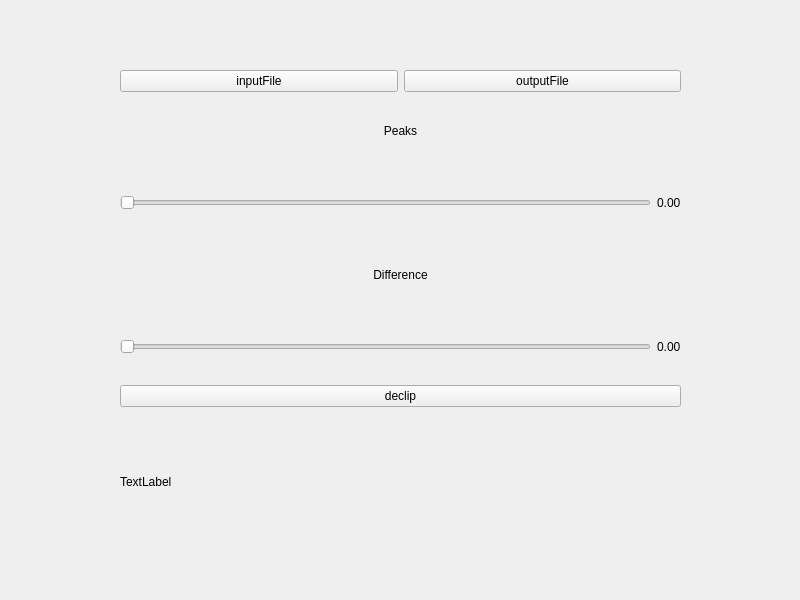
<?xml version="1.0" encoding="UTF-8"?>
<ui version="4.0">
 <class>Grignetta</class>
 <widget class="QWidget" name="Grignetta">
  <property name="geometry">
   <rect>
    <x>0</x>
    <y>0</y>
    <width>800</width>
    <height>600</height>
   </rect>
  </property>
  <property name="windowTitle">
   <string>Grignetta</string>
  </property>
  <widget class="QWidget" name="layoutWidget">
   <property name="geometry">
    <rect>
     <x>120</x>
     <y>70</y>
     <width>561</width>
     <height>481</height>
    </rect>
   </property>
   <layout class="QVBoxLayout" name="verticalLayout_3">
    <item>
     <layout class="QHBoxLayout" name="horizontalLayout">
      <item>
       <widget class="QPushButton" name="inputButton">
        <property name="text">
         <string>inputFile</string>
        </property>
       </widget>
      </item>
      <item>
       <widget class="QPushButton" name="outputButton">
        <property name="text">
         <string>outputFile</string>
        </property>
       </widget>
      </item>
     </layout>
    </item>
    <item>
     <layout class="QVBoxLayout" name="verticalLayout_2">
      <item>
       <widget class="QLabel" name="peak_name">
        <property name="text">
         <string>Peaks</string>
        </property>
        <property name="alignment">
         <set>Qt::AlignCenter</set>
        </property>
       </widget>
      </item>
      <item>
       <layout class="QHBoxLayout" name="horizontalLayout_2">
        <item>
         <widget class="QSlider" name="peakSlider">
          <property name="font">
           <font>
            <pointsize>2</pointsize>
           </font>
          </property>
          <property name="orientation">
           <enum>Qt::Horizontal</enum>
          </property>
         </widget>
        </item>
        <item>
         <widget class="QLabel" name="peakValue">
          <property name="text">
           <string>0.00</string>
          </property>
         </widget>
        </item>
       </layout>
      </item>
     </layout>
    </item>
    <item>
     <layout class="QVBoxLayout" name="verticalLayout">
      <item>
       <widget class="QLabel" name="diff_name">
        <property name="text">
         <string>Difference</string>
        </property>
        <property name="alignment">
         <set>Qt::AlignCenter</set>
        </property>
       </widget>
      </item>
      <item>
       <layout class="QHBoxLayout" name="horizontalLayout_3">
        <item>
         <widget class="QSlider" name="diffSlider">
          <property name="orientation">
           <enum>Qt::Horizontal</enum>
          </property>
         </widget>
        </item>
        <item>
         <widget class="QLabel" name="diffValue">
          <property name="text">
           <string>0.00</string>
          </property>
         </widget>
        </item>
       </layout>
      </item>
     </layout>
    </item>
    <item>
     <layout class="QHBoxLayout" name="horizontalLayout_4">
      <item>
       <widget class="QPushButton" name="declipButton">
        <property name="text">
         <string>declip</string>
        </property>
       </widget>
      </item>
     </layout>
    </item>
    <item>
     <widget class="QLabel" name="infoListing">
      <property name="text">
       <string>TextLabel</string>
      </property>
     </widget>
    </item>
   </layout>
  </widget>
 </widget>
 <resources/>
 <connections/>
</ui>
